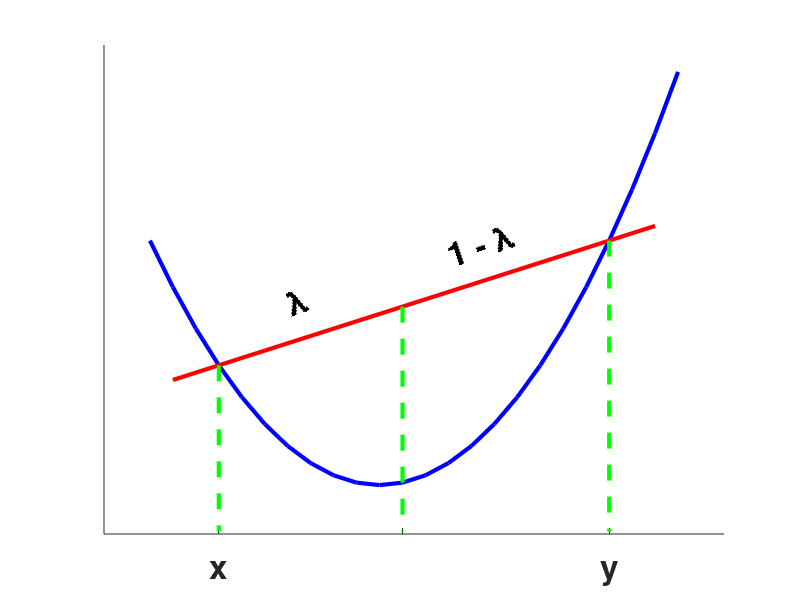
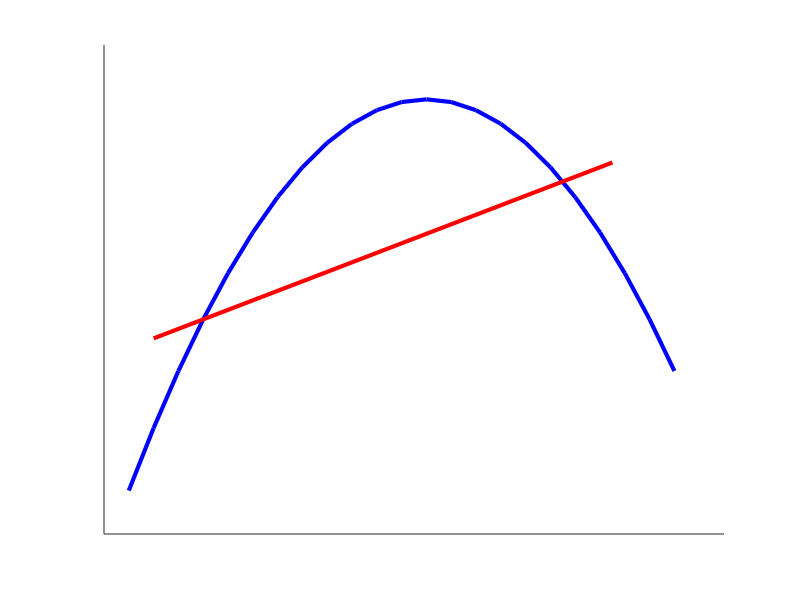
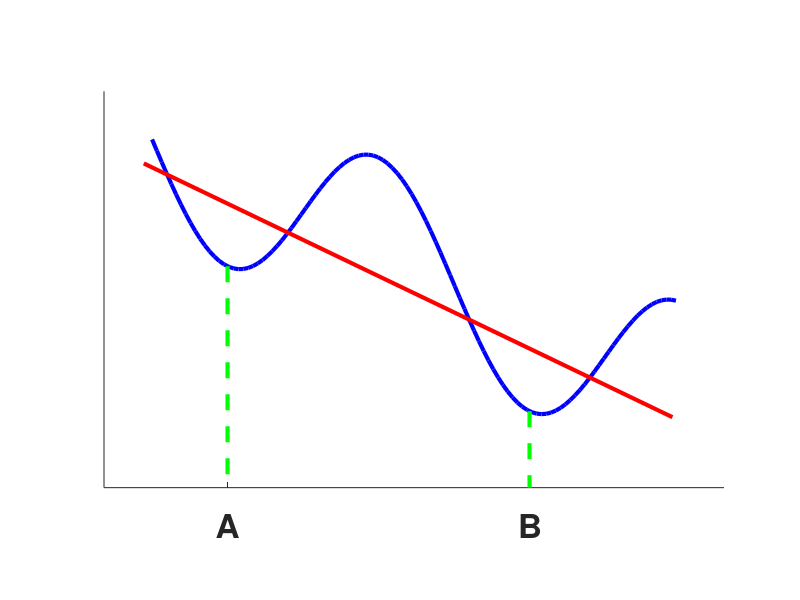

Write the MATLAB code that produced these figures, in order.
function convexFnHand
    
    %% ====================================================================
    % Figure 1
    % =====================================================================
    x = (-10:1:13) + 10;
    y = convexFn(x);

    x0 = 3;
    y0= convexFn(x0);
    x1 = x0 + 8;
    x2 = x0 + 17;
    y2 = convexFn(x2);
    
    ratio = (y2 - y0) / (x2 - x0);
    y1 = (x1 - x0) * ratio + y0;
    
    figure(1); clf; hold on;
    
    % plot function
    plot(x, y, '-b', 'LineWidth', 3);
    
    % plot a tangent line
    plot([x0-2,x2+2], [y0-2*ratio,y2+2*ratio], '-r', 'LineWidth', 3);
    
    % plot other lines
    plot([x0, x0], [y0, 1], '--g', 'LineWidth', 3);
    plot([x1, x1], [y1, 1], '--g', 'LineWidth', 3);
    plot([x2, x2], [y2, 1], '--g', 'LineWidth', 3);
    
    text(x0+3, y0+25, '\lambda', 'FontSize', 24, 'FontWeight', 'bold', 'Rotation',acot(ratio) * 180 / pi);
    text(x0+10, y0+45, '1 - \lambda', 'FontSize', 24, 'FontWeight', 'bold', 'Rotation', acot(ratio) * 180 / pi);
    
    xlim([-2, 25]);
    set(gca, 'YTick', []);
    set(gca, 'XTick', [x0, x1, x2]);
    set(gca, 'XTickLabel', {'x', '', 'y'}, 'FontSize', 24, 'FontWeight', 'bold');
    hold off;
    
    
    %% ====================================================================
    % Figure 2
    % =====================================================================
    x = (-12:1:10) + 13;
    y = concaveFn(x);

    x0 = 4;
    y0 = concaveFn(x0);
    x2 = 18.5;
    y2 = concaveFn(x2);
    ratio = (y2 - y0) / (x2 - x0);
    
    figure(2); clf; hold on;
    % plot function
    plot(x, y, '-b', 'LineWidth', 3);
    
    % plot a tangent line
    plot([x0-2,x2+2], [y0-2*ratio,y2+2*ratio], '-r', 'LineWidth', 3);
    
    set(gca, 'XTick', [], 'YTick', []);
    ylim([-180, 0]);
    hold off;
    
    %% ====================================================================
    % Figure 3
    % =====================================================================
    x = 0.5*pi : 0.1 : 4 * pi;
    y = periodicFn(x);
    x0 = pi;
    y0 = periodicFn(x0);
    x2 = 3 * pi;
    y2 = periodicFn(x2);
    ratio = (y2 - y0) / (x2 - x0);
    x1 = 1.4 * pi;
    y1 = periodicFn(x1);
    
    figure(3); clf; hold on;
    plot(x, y, '-b', 'LineWidth', 3);

    % plot a tangent line
    plot([x1-3,x1+8], [y1-3*ratio,y1+8*ratio], '-r', 'LineWidth', 3);
    
    plot([x0, x0], [y0, 0], '--g', 'LineWidth', 3);
    plot([x2, x2], [y2, 0], '--g', 'LineWidth', 3);

    set(gca, 'YTick', []);
    set(gca, 'XTick', [x0, x2], 'XTickLabel', {'A', 'B'}, 'FontSize', 24, 'FontWeight', 'bold');
    axis equal;
    ylim([0, max(y)+1]);
    xlim([min(x)-1, max(x)+1]);
    hold off;
end

function y = convexFn(x)
   y = (x - 10).^2 + 20;
end

function y = concaveFn(x)
   y = - ((x - 13).^2 + 20);
end

function y = periodicFn(x)
   y = 0.6 * (pi*cos(x) - 0.8*x) + 8;
end
